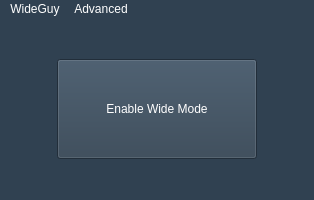
<?xml version="1.0" encoding="UTF-8"?>
<ui version="4.0">
 <class>MainWindow</class>
 <widget class="QMainWindow" name="MainWindow">
  <property name="geometry">
   <rect>
    <x>0</x>
    <y>0</y>
    <width>314</width>
    <height>200</height>
   </rect>
  </property>
  <property name="minimumSize">
   <size>
    <width>314</width>
    <height>200</height>
   </size>
  </property>
  <property name="maximumSize">
   <size>
    <width>314</width>
    <height>200</height>
   </size>
  </property>
  <property name="windowTitle">
   <string>WideGuy</string>
  </property>
  <property name="styleSheet">
   <string notr="true">#centralWidget, #mainButton, QMenuBar {
	background: #304151;
	color: white;
}
</string>
  </property>
  <widget class="QWidget" name="centralWidget">
   <property name="sizePolicy">
    <sizepolicy hsizetype="Ignored" vsizetype="Ignored">
     <horstretch>0</horstretch>
     <verstretch>0</verstretch>
    </sizepolicy>
   </property>
   <property name="styleSheet">
    <string notr="true"/>
   </property>
   <layout class="QGridLayout" name="gridLayout">
    <item row="0" column="0">
     <widget class="QPushButton" name="mainButton">
      <property name="minimumSize">
       <size>
        <width>0</width>
        <height>100</height>
       </size>
      </property>
      <property name="maximumSize">
       <size>
        <width>200</width>
        <height>16777215</height>
       </size>
      </property>
      <property name="styleSheet">
       <string notr="true"/>
      </property>
      <property name="text">
       <string>Enable Wide Mode</string>
      </property>
      <property name="flat">
       <bool>false</bool>
      </property>
     </widget>
    </item>
   </layout>
  </widget>
  <widget class="QMenuBar" name="menuBar">
   <property name="geometry">
    <rect>
     <x>0</x>
     <y>0</y>
     <width>314</width>
     <height>22</height>
    </rect>
   </property>
   <widget class="QMenu" name="menuConfiguration">
    <property name="title">
     <string>WideGuy</string>
    </property>
    <addaction name="actionWebsite"/>
    <addaction name="actionSettings"/>
    <addaction name="actionXOrg_Settings"/>
    <addaction name="actionGeneral_Settings"/>
   </widget>
   <widget class="QMenu" name="menuHelp">
    <property name="title">
     <string>Advanced</string>
    </property>
    <addaction name="actionManual_Actions"/>
    <addaction name="actionForce_SkinnyMan"/>
   </widget>
   <addaction name="menuConfiguration"/>
   <addaction name="menuHelp"/>
  </widget>
  <action name="actionXOrg_Settings">
   <property name="text">
    <string>Submit a Bug</string>
   </property>
  </action>
  <action name="actionGeneral_Settings">
   <property name="text">
    <string>Buy me a Root Beer</string>
   </property>
  </action>
  <action name="actionWebsite">
   <property name="text">
    <string>Tutorial</string>
   </property>
  </action>
  <action name="actionSettings">
   <property name="text">
    <string>Settings</string>
   </property>
  </action>
  <action name="actionRestore_Backup">
   <property name="text">
    <string>Restore Backup</string>
   </property>
  </action>
  <action name="actionManual_Actions">
   <property name="text">
    <string>Force WideMan</string>
   </property>
  </action>
  <action name="actionForce_SkinnyMan">
   <property name="text">
    <string>Force SkinnyMan</string>
   </property>
  </action>
 </widget>
 <layoutdefault spacing="6" margin="11"/>
 <resources/>
 <connections/>
</ui>
